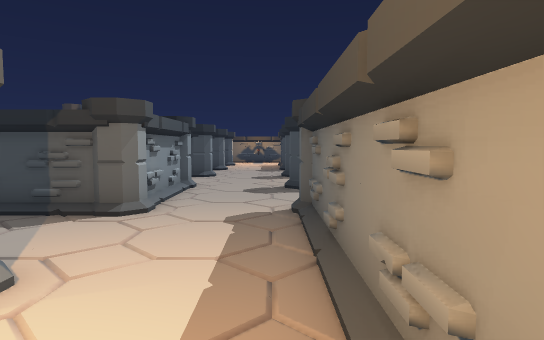
view 1 (above)

24 first-person views from a walk through a scene from a Unity 3-D project. The camera is 1.3 m above the floor, tilts 4° down and sees 75° across. The floor is counted in squares, 1 m on a side. Each view is taken from the middle of a square. On the plan, view 1 faces up. The plan holds only what a view shows up to about 15 squares ahead; the rest is blank. The place goes on beyond the plan. The player character is not drawn. Some animated figures are not drawn.

view 2
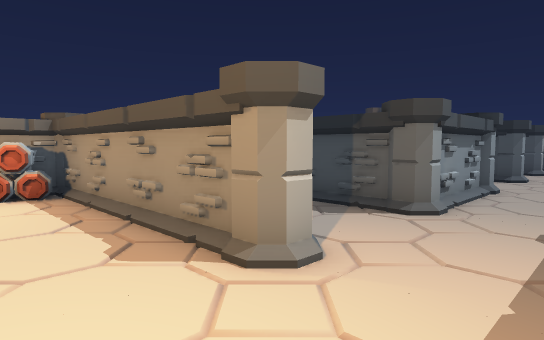

view 3
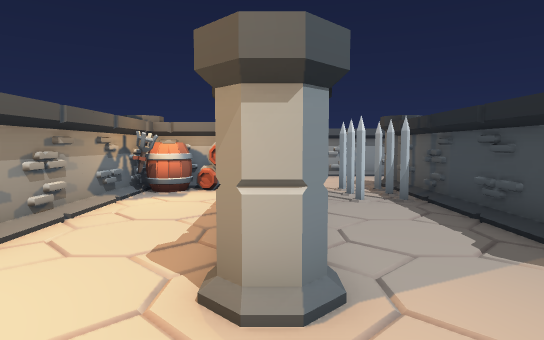

view 4
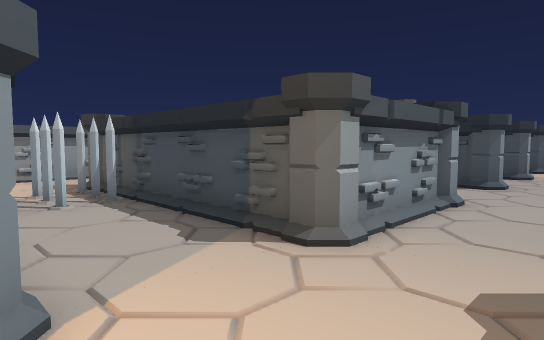

view 5
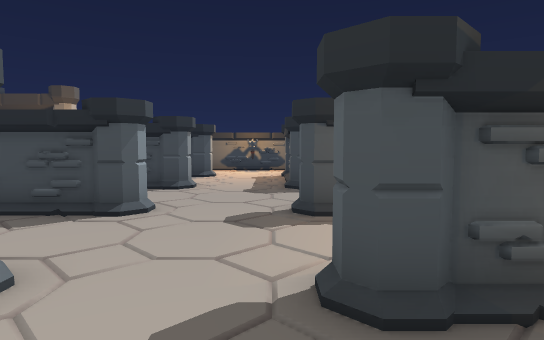

view 6
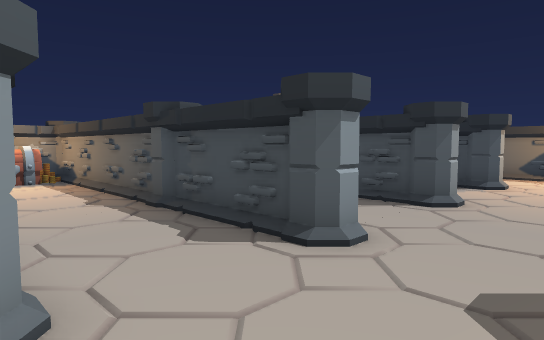

view 7
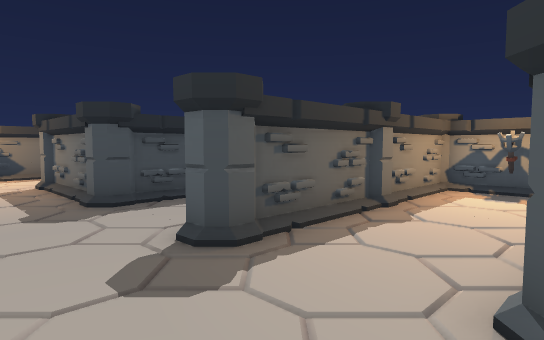

view 8
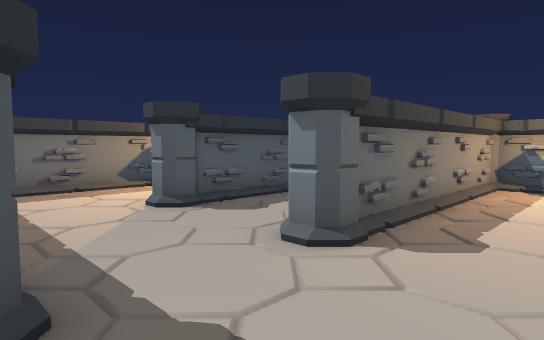

view 9
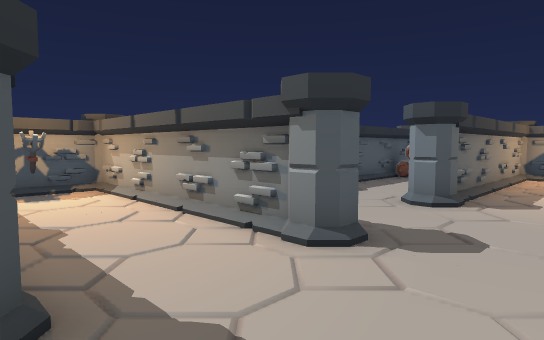

view 10
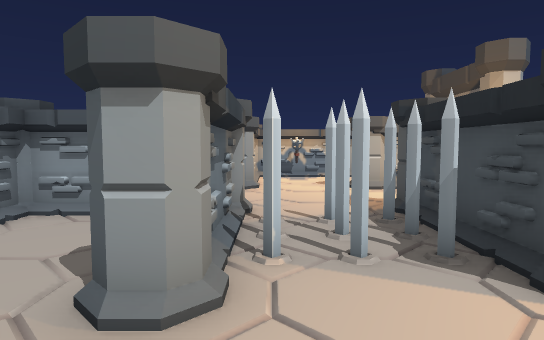

view 11
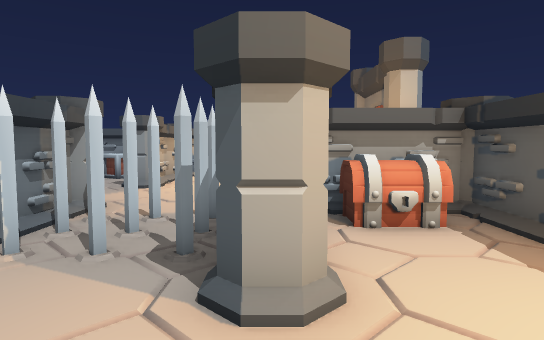

view 12
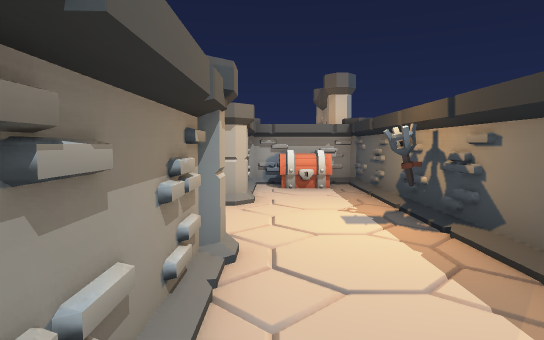

view 13
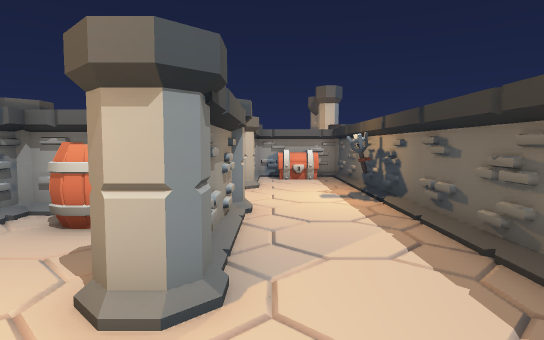

view 14
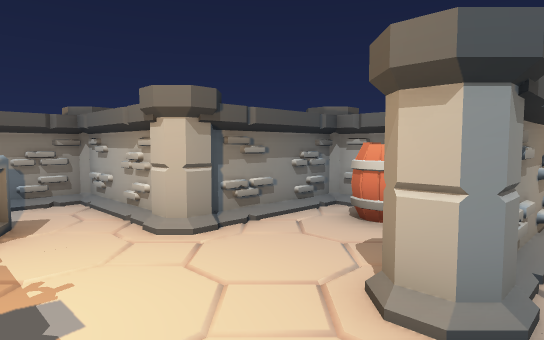

view 15
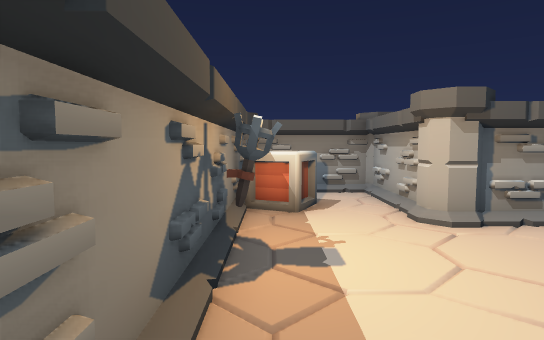

view 16
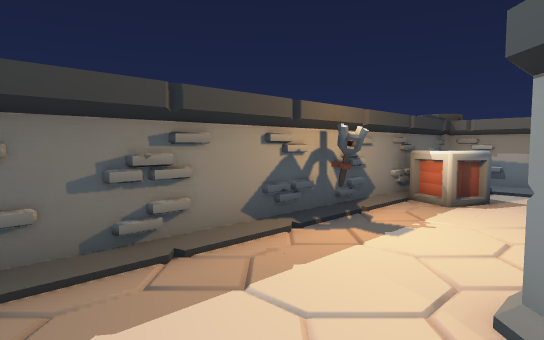

view 17
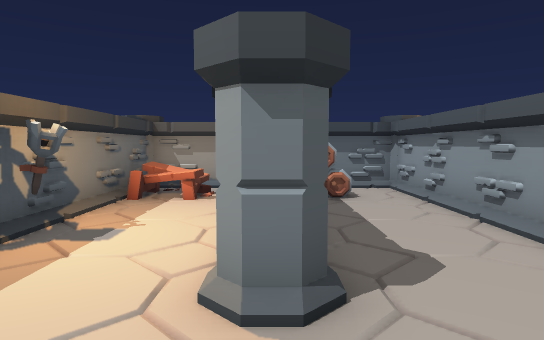

view 18
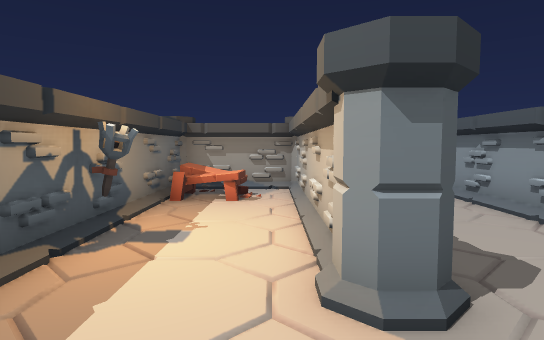

view 19
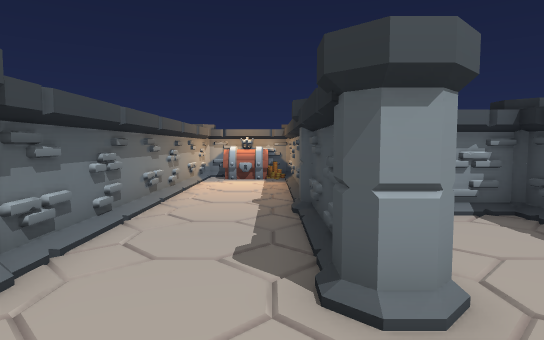

view 20
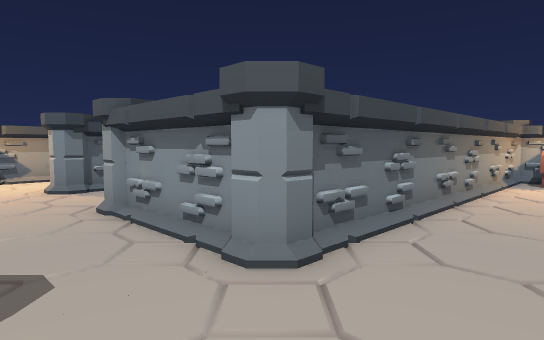

view 21
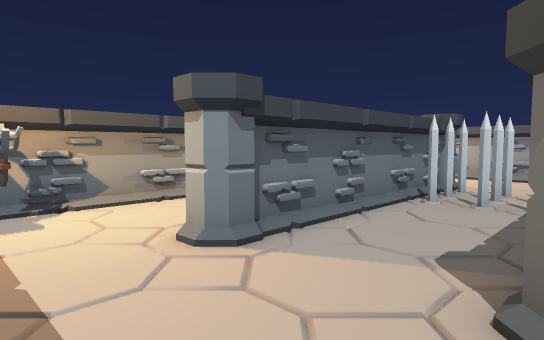

view 22
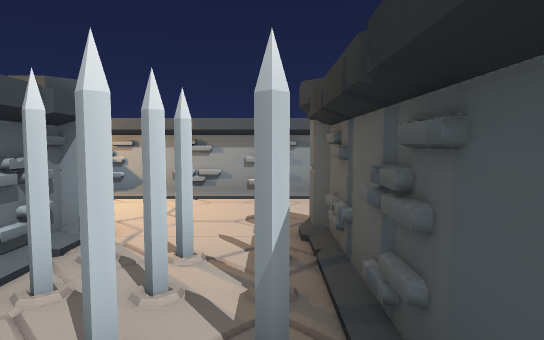

view 23
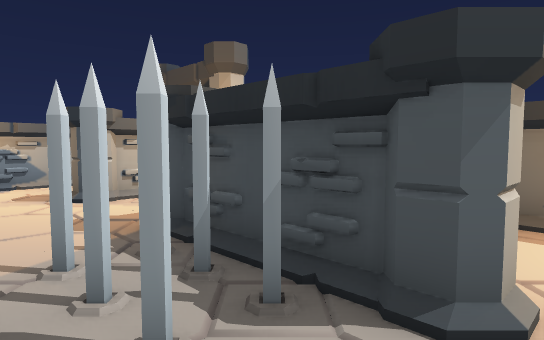

view 24
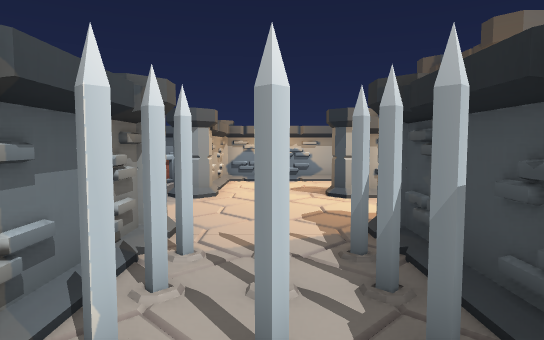

### Floor plan
Points are (right, up) in squares from view 1. A wall is a line through its corners. A room is listed if a view was taken in it or the views show most of it. See-through windows are left out.
Room 1 (views 1, 2, 3, 4, 5, 6, 7, 8, 9, 10, 11, 12, 13, 14, 15, 16, 17, 18, 19, 20, 21, 22, 23, 24)
walls: (1.4, 11.5) (8.5, 11.5) (8.5, 14.5) (5.4, 14.5); (1.4, 11.3) (8.7, 11.3) (8.7, 14.8) (5.5, 14.8); (2.2, 10.7) (1.4, 10.7); (2, 10.5) (1.4, 10.5); (-2.5, 10.6) (-2.5, 7.4); (-2.7, 10.6) (-2.7, 7.5); (-3.4, 14.5) (-6.4, 14.5); (-3.4, 14.8) (-6.5, 14.8); (4.4, 14.5) (1.4, 14.5); (4.5, 14.8) (1.4, 14.8); (5.5, 15.3) (8.7, 15.3) (8.7, 25.6); (2.8, 18.8) (1.4, 18.8); (-3.4, 18.5) (-4.5, 18.5); (0.8, 19.6) (0.8, 22.4); (1.6, 19.5) (4.6, 19.5); (-3.4, 18.8) (-4.8, 18.8); (-3.4, 6.8) (-10.5, 6.8); (-3.4, 6.5) (-10.2, 6.5); (-7.4, 14.5) (-11.8, 14.5); (-6.7, 16.6) (-6.7, 15.3); (-7.4, 14.8) (-14.7, 14.8) (-14.7, 11.3) (-3.4, 11.3); (5.2, 18.6) (5.2, 15.5); (1.2, 20.6) (1.2, 19.5); (1.5, 5.4) (1.5, 0.2); (1.5, 20.6) (1.5, 19.3) (4.6, 19.3); (5.5, 18.6) (5.5, 15.5) (8.5, 15.5) (8.5, 25.6); (1.2, 5.2) (1.2, -0.7) (3.4, -0.7); (-6, 18.8) (-6.7, 18.8) (-6.7, 17.4); (5.2, 6.4) (5.2, 1.4); (-6.5, 18.5) (-6.5, 15.3) (-6, 15.3); (-6.6, 19.3) (-3.8, 19.3); (-6.8, 19.5) (-3.4, 19.5); (4.5, 4.1) (4.5, 6.6); (-3.4, 22.5) (-7, 22.5); (-3.4, 22.8) (-6.6, 22.8); (1.5, 23.3) (4.2, 23.3); (1.6, 23.5) (4.6, 23.5); (-3.4, 2.8) (-10.7, 2.8) (-10.7, -0.7); (-3.4, 2.5) (-10.5, 2.5) (-10.5, -0.7) (-0.9, -0.7); (-11.8, 11.5) (-3.4, 11.5); (4.7, 0.5) (4.7, 6.6); (1.5, -0.5) (3.2, -0.5); (-0.5, -0.7) (0.8, -0.7) (0.8, 6.5); (-10, 3.3) (-3.4, 3.3); (-10.6, 3.5) (-3.4, 3.5); (4.8, 26.5) (-6.5, 26.5); (-10.6, 3.3) (-10.1, 3.3); (4.5, 26.8) (-6.5, 26.8) (-6.5, 23.5); (-14.5, 14.5) (-14.5, 11.5); (5.5, -0.5) (8.5, -0.5) (8.5, 9.4); (5.4, -0.7) (8.7, -0.7) (8.7, 9.4); (-6.7, 26.8) (-6.7, 23.4); (-10.5, -0.5) (0.5, -0.5) (0.5, 6.6)
ways out: opening at (-11, 5); opening at (-7, 21)
objects: other object (-14, 12) to (-13, 14); other object (-14, 13); other object (-10, 0) to (-10, 1); other object (-10, 2); other object (-10, 4) to (-8, 6); other object (-9, 0); other object (-7, 15); other object (-6, 20) to (-4, 22); other object (-6, 24) to (-5, 26); other object (-3, 3); other object (-3, 7); other object (-3, 11); other object (-3, 15); other object (-3, 19); other object (-3, 23); other object (-1, 0); other object (-1, 26); other object (1, 7); other object (1, 11); other object (1, 15); other object (1, 19); other object (1, 23); other object (2, 20) to (3, 22); other object (3, 1) to (4, 1); other object (5, 7); other object (5, 15); other object (5, 19); other object (5, 23); other object (7, 0) to (8, 2); other object (7, 17) to (8, 18); other object (8, 5); other object (8, 13); other object (8, 21)

Where each view was taken, in squares from view 1:
view 1: 0 up, 0 right, facing up
view 2: 0 up, 0 right, facing up-left
view 3: 3 up, 0 right, facing left
view 4: 3 up, 0 right, facing up-left
view 5: 8 up, 0 right, facing up
view 6: 11 up, 0 right, facing up-left
view 7: 11 up, 2 left, facing up-right
view 8: 11 up, 2 left, facing down-right
view 9: 15 up, 2 left, facing down-right
view 10: 20 up, 0 right, facing left
view 11: 23 up, 0 right, facing left
view 12: 24 up, 5 right, facing left
view 13: 24 up, 8 right, facing left
view 14: 24 up, 8 right, facing down-left
view 15: 25 up, 8 right, facing down
view 16: 26 up, 5 right, facing down-right
view 17: 10 up, 5 right, facing down
view 18: 10 up, 6 right, facing down
view 19: 14 up, 0 right, facing left
view 20: 14 up, 0 right, facing down-left
view 21: 7 up, 0 right, facing down-left
view 22: 6 up, 6 left, facing left
view 23: 20 up, 2 left, facing up-left
view 24: 21 up, 2 left, facing left
